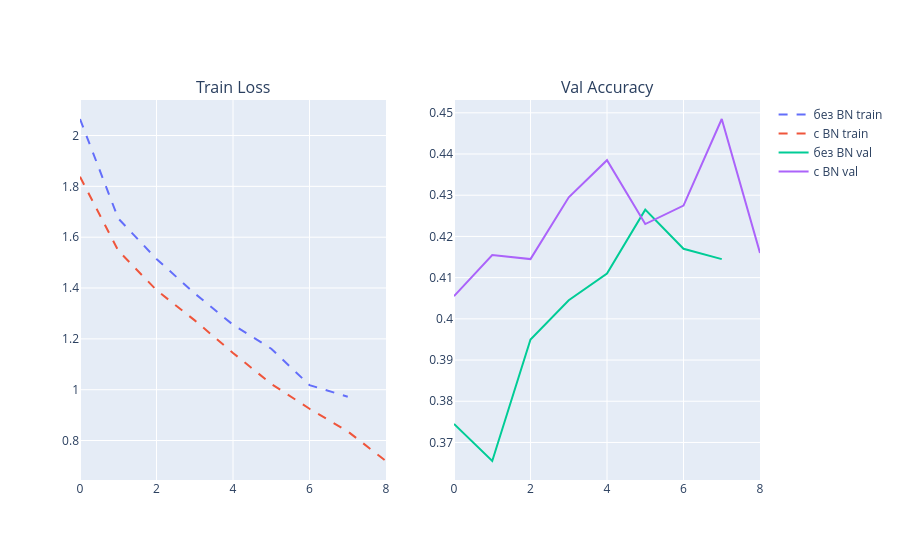

This figure's notebook cell:
### Code cell
histories_bn = {}
for use_bn in [False, True]:
    print(f'\n=== BatchNorm: {use_bn} ===')
    model = MLP(use_bn=use_bn, dropout_rate=0.0, init_type='he').to(device)
    model, history, _ = train_model(model, train_loader, val_loader, epochs=20, patience=5, verbose=False)
    histories_bn[use_bn] = history
    print(f'Best val acc: {max(history["val_acc"]):.4f}')

fig = make_subplots(rows=1, cols=2, subplot_titles=('Train Loss', 'Val Accuracy'))
fig.add_trace(go.Scatter(y=histories_bn[False]['train_loss'], mode='lines', name='без BN train', line=dict(dash='dash')), row=1, col=1)
fig.add_trace(go.Scatter(y=histories_bn[True]['train_loss'], mode='lines', name='с BN train', line=dict(dash='dash')), row=1, col=1)
fig.add_trace(go.Scatter(y=histories_bn[False]['val_acc'], mode='lines', name='без BN val'), row=1, col=2)
fig.add_trace(go.Scatter(y=histories_bn[True]['val_acc'], mode='lines', name='с BN val'), row=1, col=2)
fig.show()

### Figure 1 — Plotly figure (JSON) as saved in the notebook; plotly's stock layout.template omitted (floating-point values rounded to 4 significant figures)
{"data": [{"line": {"dash": "dash"}, "mode": "lines", "name": "без BN train", "type": "scatter", "xaxis": "x", "y": [2.065, 1.674, 1.514, 1.379, 1.256, 1.161, 1.018, 0.9722], "yaxis": "y"}, {"line": {"dash": "dash"}, "mode": "lines", "name": "с BN train", "type": "scatter", "xaxis": "x", "y": [1.838, 1.547, 1.392, 1.273, 1.145, 1.023, 0.925, 0.8358, 0.7195], "yaxis": "y"}, {"mode": "lines", "name": "без BN val", "type": "scatter", "xaxis": "x2", "y": [0.3745, 0.3655, 0.395, 0.4045, 0.411, 0.4265, 0.417, 0.4145], "yaxis": "y2"}, {"mode": "lines", "name": "с BN val", "type": "scatter", "xaxis": "x2", "y": [0.4055, 0.4155, 0.4145, 0.4295, 0.4385, 0.423, 0.4275, 0.4485, 0.416], "yaxis": "y2"}], "layout": {"annotations": [{"font": {"size": 16}, "showarrow": false, "text": "Train Loss", "x": 0.225, "xanchor": "center", "xref": "paper", "y": 1, "yanchor": "bottom", "yref": "paper"}, {"font": {"size": 16}, "showarrow": false, "text": "Val Accuracy", "x": 0.775, "xanchor": "center", "xref": "paper", "y": 1, "yanchor": "bottom", "yref": "paper"}], "xaxis": {"anchor": "y", "domain": [0, 0.45]}, "xaxis2": {"anchor": "y2", "domain": [0.55, 1]}, "yaxis": {"anchor": "x", "domain": [0, 1]}, "yaxis2": {"anchor": "x2", "domain": [0, 1]}}}
